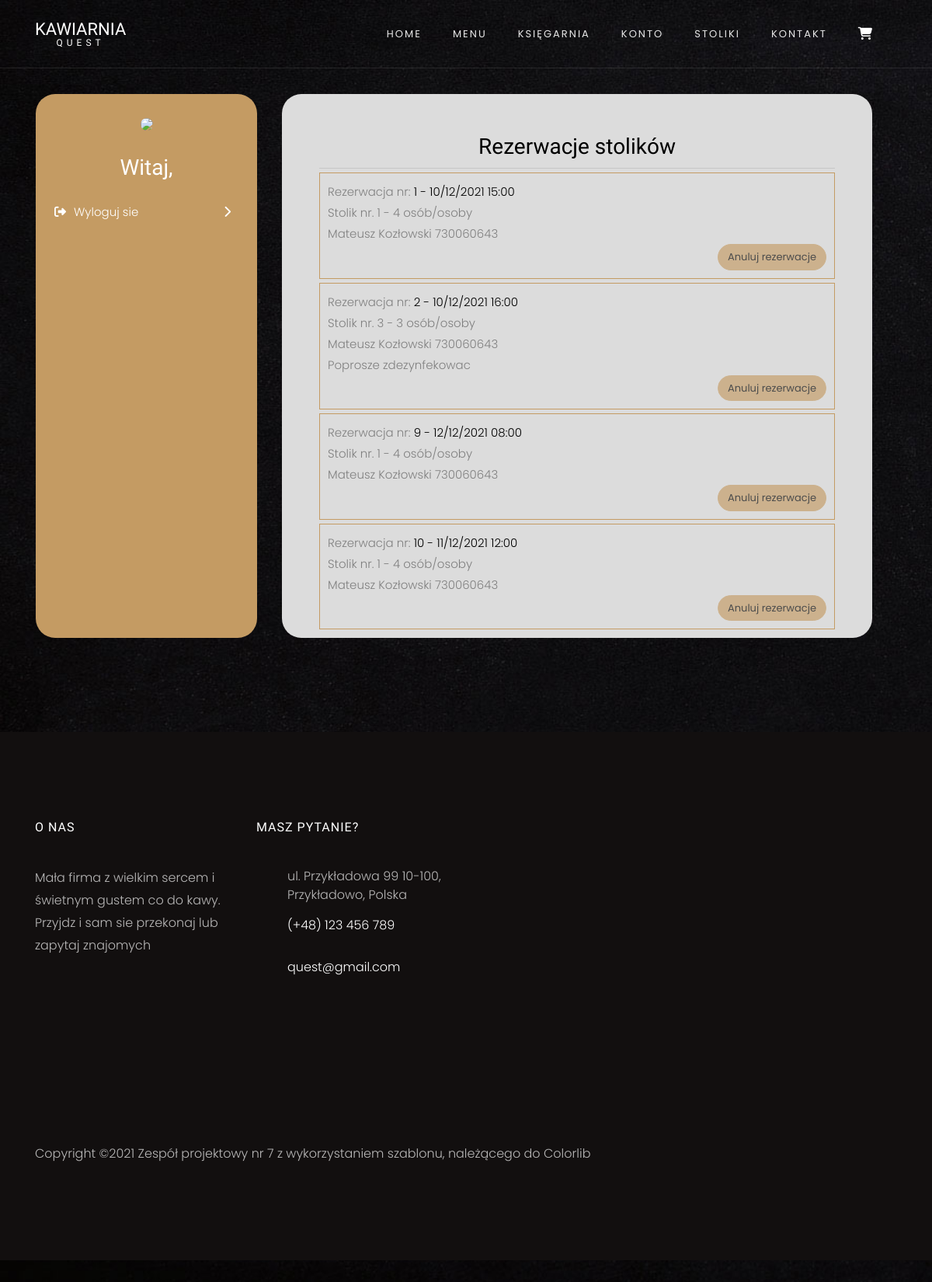
The app's page /konto/rezerwacje/1 with its own data.
### Quest/tabels.py (models this page shows)
class TableReservations(db.Model):
    __tablename__ = "table_reservations"
    id = db.Column(db.Integer, primary_key=True)
    date = db.Column(db.DateTime, nullable=False)
    first_name = db.Column(db.String(250), nullable=False)
    last_name = db.Column(db.String(250), nullable=False)
    phone = db.Column(db.String(9), nullable=False)
    message = db.Column(db.String(500), nullable=True)
    table_id = db.Column(db.Integer, db.ForeignKey('tables.id'))
    table = relationship("Table", back_populates="reservations")
    client_id = db.Column(db.Integer, db.ForeignKey('clients.id'))
    client = relationship("Client", back_populates="table_reservations")

class Table(db.Model):
    __tablename__ = "tables"
    id = db.Column(db.Integer, primary_key=True)
    number_of_seats = db.Column(db.Integer, nullable=False)
    reservations = relationship("TableReservations", back_populates="table")

### Quest/routes.py (the view)
@app.route("/konto/rezerwacje/<int:client_id>")
def show_table_reservations(client_id):
    client = Client.query.get(client_id)
    today = datetime.today()
    today = datetime(today.year, today.month, today.day, today.hour)
    prepared_reservations = []
    for res in client.table_reservations:
        cant_cancel = True
        if today < res.date:
            cant_cancel = False
        prepared_reservations.append((res, cant_cancel))
    return render_template("account/table_reservations.html", reservations=prepared_reservations)

### Quest/templates/account/table_reservations.html (shortened to what this page needs)
{% extends "account/account.html" %}
{% block head %}
{{ super() }}
{% endblock %}
{% block account_page %}
<h3 class="text-center mb-2" style="color:black">Rezerwacje stolików</h3>
<hr>
{% for res, cant_cancel in reservations %}
<div class="overflow-auto res">
    Rezerwacja nr: <span style="color:black; ">{{res.id}} - {{res.date.strftime("%d/%m/%Y  %H:%M")}}</span><br>
    Stolik nr. {{res.table.id}} - {{res.table.number_of_seats}} osób/osoby<br>
    {{res.first_name}} {{res.last_name}} {{res.phone}}<br>
    {{res.message}}
    <div class="text-right"><a href="{{url_for('cancel_table_booking', res_id=res.id)}}" class="btn btn-primary{% if cant_cancel %} disabled {% endif %}" style="border-radius:25px;">Anuluj rezerwacje</a></div>
</div>
{% endfor %}
{% endblock %}

### Quest/templates/account/account.html (style rules this page uses)
hr { margin:0; }

### Quest/templates/account/table_reservations.html (style rules this page uses)
.res { border: 1px solid #c49b63; margin-top:5px; padding: 10px; }

### records on screen
TableReservations: id "1", date "10/12/2021 15:00", table.id "1", table.number_of_seats "4", first_name "Mateusz", last_name "Kozłowski", phone "730060643"
TableReservations: id "2", date "10/12/2021 16:00", table.id "3", table.number_of_seats "3", first_name "Mateusz", last_name "Kozłowski", phone "730060643", message "Poprosze zdezynfekowac"
TableReservations: id "9", date "12/12/2021 08:00", table.id "1", table.number_of_seats "4", first_name "Mateusz", last_name "Kozłowski", phone "730060643"
TableReservations: id "10", date "11/12/2021 12:00", table.id "1", table.number_of_seats "4", first_name "Mateusz", last_name "Kozłowski", phone "730060643"
